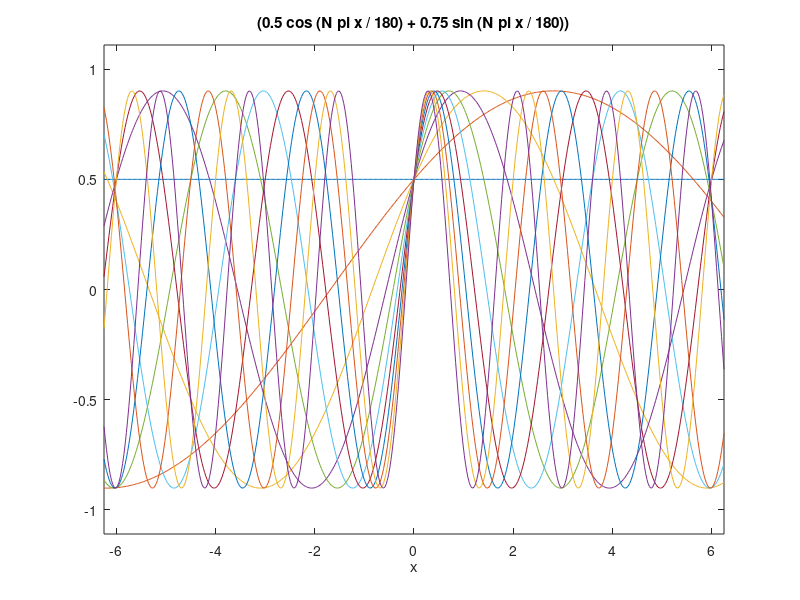

This figure's MATLAB source:
%% Plot_EX16.m to demonstrate EZPLOT and FPLOT close all
for N=0:20:200
FH=@(x)(0.5*cos(N*pi*x/180)+0.75*sin(N*pi*x/180));
ezplot(FH, [-6.25, 6.25]); hold all % or fplot(FH, [-6.25, 6.25])
end
hold off
